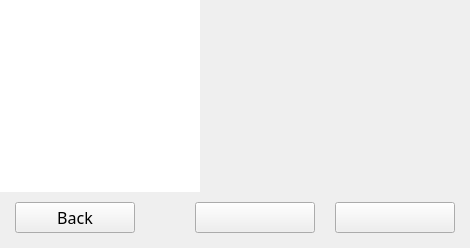
     <widget class="QWidget" name="page_case_launcher">
      <property name="minimumSize">
       <size>
        <width>0</width>
        <height>0</height>
       </size>
      </property>
      <property name="styleSheet">
       <string notr="true"/>
      </property>
      <layout class="QVBoxLayout" name="verticalLayout_2">
       <property name="spacing">
        <number>0</number>
       </property>
       <property name="leftMargin">
        <number>0</number>
       </property>
       <property name="topMargin">
        <number>0</number>
       </property>
       <property name="rightMargin">
        <number>0</number>
       </property>
       <property name="bottomMargin">
        <number>15</number>
       </property>
       <item>
        <layout class="QVBoxLayout" name="verticalLayout">
         <property name="spacing">
          <number>10</number>
         </property>
         <item>
          <layout class="QHBoxLayout" name="horizontalLayout_2">
           <property name="spacing">
            <number>0</number>
           </property>
           <property name="leftMargin">
            <number>0</number>
           </property>
           <property name="topMargin">
            <number>0</number>
           </property>
           <property name="rightMargin">
            <number>0</number>
           </property>
           <property name="bottomMargin">
            <number>0</number>
           </property>
           <item>
            <widget class="QTreeWidget" name="treeWidget">
             <property name="minimumSize">
              <size>
               <width>200</width>
               <height>0</height>
              </size>
             </property>
             <property name="maximumSize">
              <size>
               <width>200</width>
               <height>16777215</height>
              </size>
             </property>
             <property name="baseSize">
              <size>
               <width>0</width>
               <height>0</height>
              </size>
             </property>
             <property name="font">
              <font>
               <family>.SF NS Text</family>
               <pointsize>13</pointsize>
               <kerning>true</kerning>
              </font>
             </property>
             <property name="styleSheet">
              <string notr="true">
QTreeWidget {
                        selection-background-color: #C3C3C3;
                                               }
                                              
QTreeWidget::item{ 
	 height: 25px; 
	selection-color: #000000;
 }
</string>
             </property>
             <property name="frameShape">
              <enum>QFrame::NoFrame</enum>
             </property>
             <property name="textElideMode">
              <enum>Qt::ElideLeft</enum>
             </property>
             <property name="indentation">
              <number>20</number>
             </property>
             <property name="uniformRowHeights">
              <bool>false</bool>
             </property>
             <property name="animated">
              <bool>false</bool>
             </property>
             <property name="allColumnsShowFocus">
              <bool>false</bool>
             </property>
             <property name="headerHidden">
              <bool>true</bool>
             </property>
             <column>
              <property name="text">
               <string>1</string>
              </property>
             </column>
            </widget>
           </item>
           <item>
            <widget class="QStackedWidget" name="stackedWidget_case_launcher">
             <property name="font">
              <font>
               <family>.SF NS Text</family>
              </font>
             </property>
             <property name="styleSheet">
              <string notr="true"/>
             </property>
             <property name="frameShadow">
              <enum>QFrame::Plain</enum>
             </property>
             <property name="currentIndex">
              <number>-1</number>
             </property>
            </widget>
           </item>
          </layout>
         </item>
         <item>
          <layout class="QHBoxLayout" name="horizontalLayout_6">
           <property name="spacing">
            <number>20</number>
           </property>
           <property name="leftMargin">
            <number>15</number>
           </property>
           <property name="rightMargin">
            <number>15</number>
           </property>
           <item>
            <widget class="QPushButton" name="pushButton_back">
             <property name="minimumSize">
              <size>
               <width>120</width>
               <height>0</height>
              </size>
             </property>
             <property name="font">
              <font>
               <family>.SF NS Text</family>
               <pointsize>12</pointsize>
              </font>
             </property>
             <property name="styleSheet">
              <string notr="true"/>
             </property>
             <property name="text">
              <string>Back</string>
             </property>
            </widget>
           </item>
           <item>
            <spacer name="horizontalSpacer_3">
             <property name="orientation">
              <enum>Qt::Horizontal</enum>
             </property>
             <property name="sizeHint" stdset="0">
              <size>
               <width>40</width>
               <height>20</height>
              </size>
             </property>
            </spacer>
           </item>
           <item>
            <widget class="QPushButton" name="pushButton_previous">
             <property name="minimumSize">
              <size>
               <width>120</width>
               <height>0</height>
              </size>
             </property>
             <property name="font">
              <font>
               <family>.SF NS Text</family>
               <pointsize>12</pointsize>
              </font>
             </property>
             <property name="styleSheet">
              <string notr="true"/>
             </property>
             <property name="text">
              <string/>
             </property>
            </widget>
           </item>
           <item>
            <widget class="QPushButton" name="pushButton_next">
             <property name="minimumSize">
              <size>
               <width>120</width>
               <height>0</height>
              </size>
             </property>
             <property name="font">
              <font>
               <family>.SF NS Text</family>
               <pointsize>12</pointsize>
              </font>
             </property>
             <property name="styleSheet">
              <string notr="true"/>
             </property>
             <property name="text">
              <string/>
             </property>
            </widget>
           </item>
          </layout>
         </item>
        </layout>
       </item>
      </layout>
     </widget>
